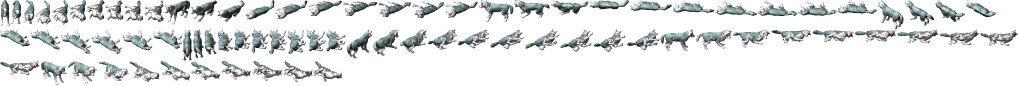
#> input picture godot/assets/combat_v4/source_vl/ani011_die.webp, 2038 x 171 px, given in place of venom_core.webp, which was not available (shown at 1/2 size)
$ python generate_poi10_painted.py
#> lines starting #> are read from the running program, lines starting #| are printed output that depends on the picture
#!/usr/bin/env python3
"""POI10 - Độc Khí Phệ Tâm. First-party painted-light alpha source, no commercial pixels.
Produces distinct sprite flipbooks: converge, radial devour, chest crack, persistent toxin.
No skeletal rig; scene is view-only and never applies damage/status.
"""
from pathlib import Path
from PIL import Image, ImageFilter, ImageChops, ImageDraw, ImageEnhance
from math import pi,sin,cos
from hashlib import sha256
import random
ROOT=Path(__file__).resolve().parents[2]/'godot/labs/combat_lab/poison10/r1_painted/assets'
MASTER=ROOT/'master'
ROOT.mkdir(parents=True,exist_ok=True)
COLS=4

def load(name):
#> called with name = 'venom_core'
    im=Image.open(MASTER/(name+'.webp')).convert('RGBA')
#> im is the input picture: PIL image 2038x171 RGBA; mean R, G, B, A 30.9, 32.9, 33.2, 58
    assert im.getchannel('A').getbbox(),name
    # retain actual author-painted color, increase the clean light intensities
    im=ImageEnhance.Brightness(ImageEnhance.Color(im).enhance(1.40)).enhance(1.65)
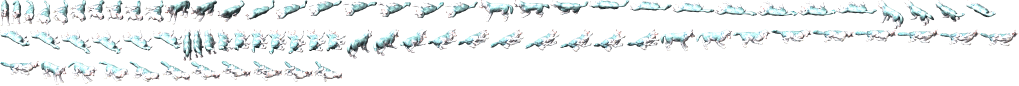
#> im: PIL image 2038x171 RGBA (shown at 1/2 size); mean R, G, B, A 43.8, 47.3, 47.7, 58; transparent parts drawn white
    return im

def image(w,h):return Image.new('RGBA',(w,h),(0,0,0,0))

def opacity(src,value):
    im=src.copy();im.putalpha(im.getchannel('A').point(lambda a:int(a*max(0,min(1,value)))))
    return im

# [7 lines left out: function light_blend, not called in this run]

def scaled(src,w,h):return src.resize((int(w),int(h)),Image.Resampling.LANCZOS)

# [14 lines left out: functions variation, finish, not called in this run]

CORE=load('venom_core');WAVE=load('venom_tendrils');HIT=load('heart_puncture');MARK=load('heart_corona'); HOT=load('heart_hotspot')
#> call 2 of load, with name = 'venom_tendrils'
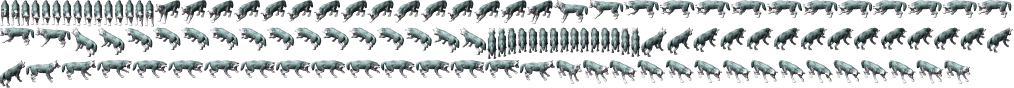
#> input picture godot/assets/combat_v4/source_vl/ani011_pst.webp, 2027 x 176 px, given in place of venom_tendrils.webp, which was not available (shown at 1/2 size)
#> in load, im is the input picture: PIL image 2027x176 RGBA; mean R, G, B, A 40.9, 44.9, 45.1, 89.3
#> in load (call 2), `im=ImageEnhance.Brightness(ImageEnhance.Color(im).enhance(1.40)).enhan..`:
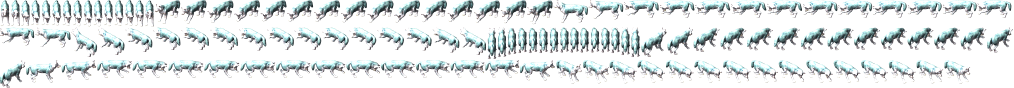
#> im: PIL image 2027x176 RGBA (shown at 1/2 size); mean R, G, B, A 61, 67, 67.7, 89.3; transparent parts drawn white
#> (the run stopped early here; a loop or call above may not have finished)
